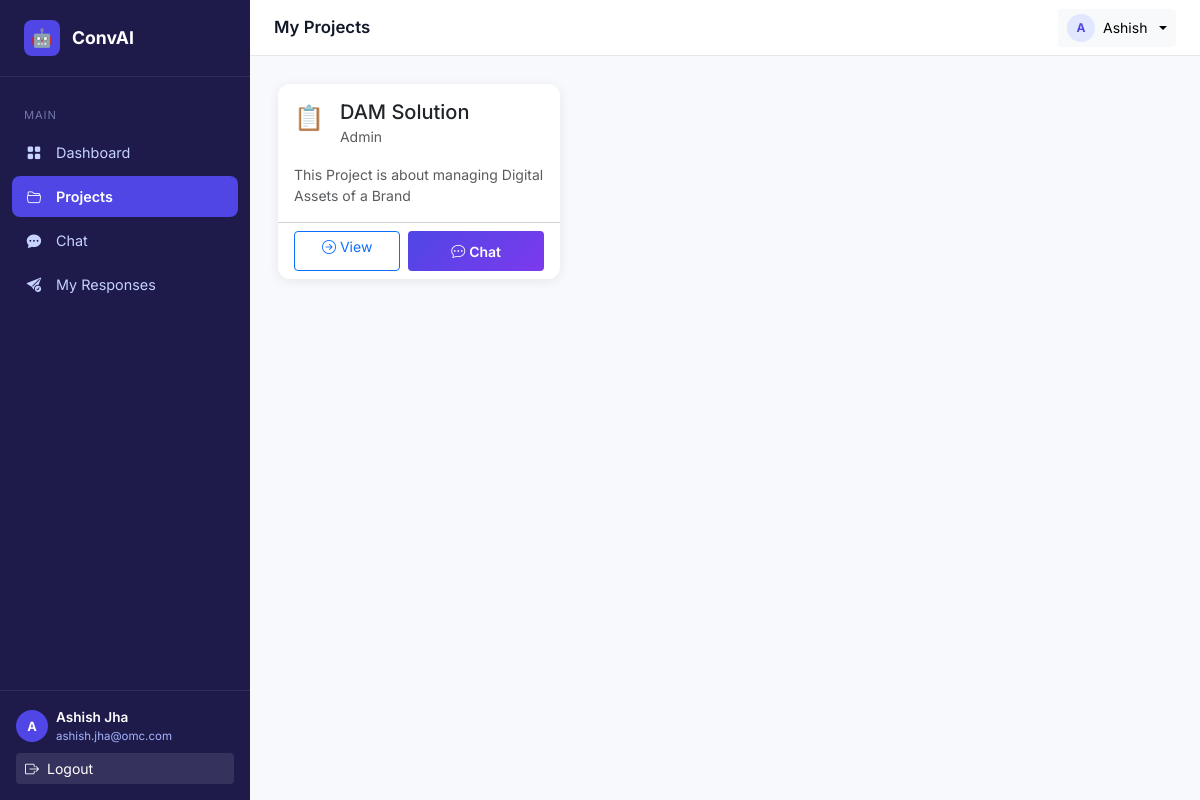
The page /projects/ (signed in) on the database as committed earlier.
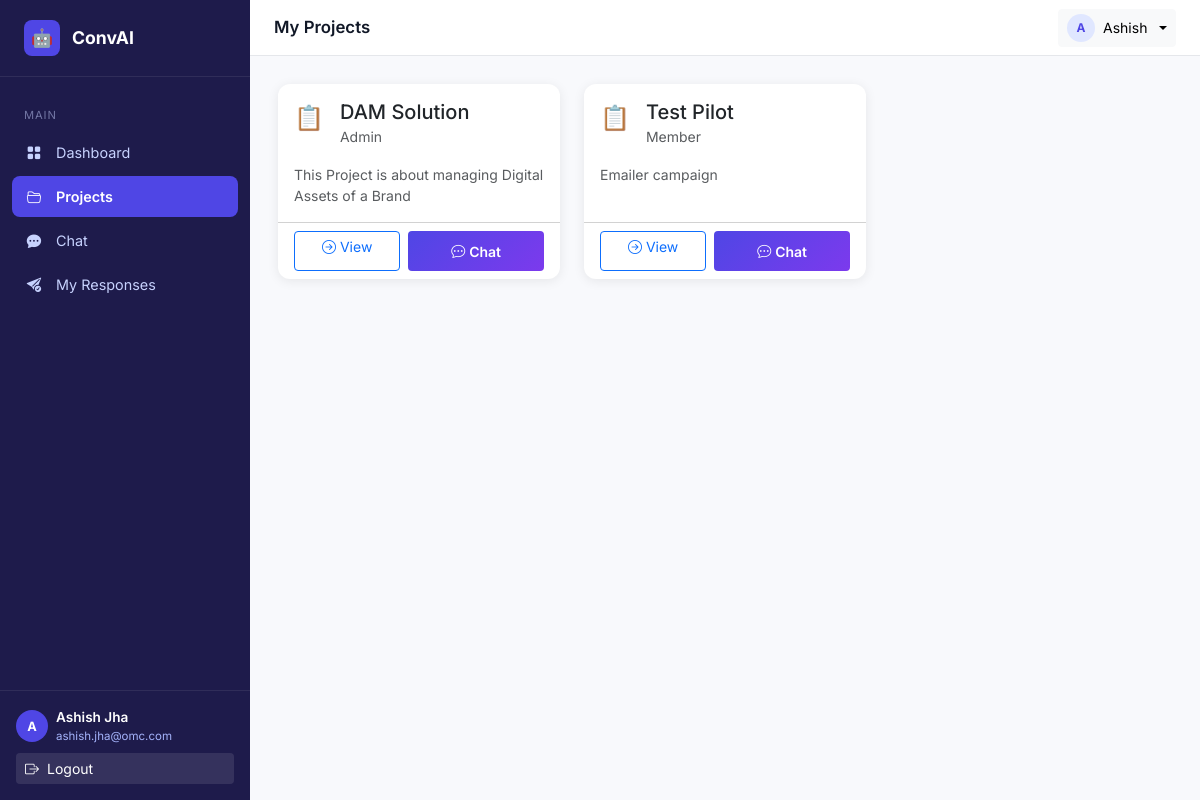
The same page on the database as committed later.
### apps/projects/models.py (models this page shows, shortened)
class UserProject(models.Model):
    ROLE_CHOICES = (
        ('member', 'Member'),
        ('admin', 'Admin'),
    )
    user = models.ForeignKey(User, on_delete=models.CASCADE, related_name='user_projects')
    project = models.ForeignKey(Project, on_delete=models.CASCADE, related_name='members')
    role = models.CharField(max_length=20, choices=ROLE_CHOICES, default='member')
    joined_at = models.DateTimeField(auto_now_add=True)
    class Meta:
        db_table = 'user_project'
        verbose_name = 'User Project'
        verbose_name_plural = 'User Projects'
        unique_together = ('user', 'project')

class Project(models.Model):
    owner = models.ForeignKey(User, on_delete=models.CASCADE, related_name='owned_projects')
    name = models.CharField(max_length=255)
    description = models.TextField(blank=True, null=True)
    is_active = models.BooleanField(default=True)
    created_at = models.DateTimeField(auto_now_add=True)
    updated_at = models.DateTimeField(auto_now=True)
    class Meta:
        db_table = 'project'
        verbose_name = 'Project'
        verbose_name_plural = 'Projects'
        ordering = ['-created_at']

### apps/frontend/views.py (the view)
    def wrapper(request, *args, **kwargs):
        if not request.user.is_authenticated:
            return redirect('frontend:login')
        return view_func(request, *args, **kwargs)

### apps/frontend/views.py (called while the page is built)
def login_required_decorator(view_func):
    def wrapper(request, *args, **kwargs):
        if not request.user.is_authenticated:
            return redirect('frontend:login')
        return view_func(request, *args, **kwargs)
    return wrapper

@login_required_decorator
def user_projects(request):
    user_projects = UserProject.objects.filter(user=request.user).select_related('project')
    context = {
        'projects': user_projects,
    }
    return render(request, 'user/projects.html', context)

### templates/user/projects.html (shortened to what this page needs)
{% extends "base.html" %}
{% block page_title %}My Projects{% endblock %}
{% block nav_projects %}active{% endblock %}
{% block content %}
<div class="row g-4">
  {% for user_project in projects %}
  <div class="col-md-6 col-lg-4">
    <div class="card h-100">
      <div class="card-body">
        <div class="d-flex align-items-start gap-3 mb-3">
          <div style="font-size: 1.5rem;">📋</div>
          <div class="flex-grow-1">
            <h5 class="card-title mb-0">{{ user_project.project.name }}</h5>
            <small class="text-muted">{{ user_project.get_role_display }}</small>
          </div>
        </div>
        <p class="card-text text-muted small">{{ user_project.project.description|truncatewords:15 }}</p>
      </div>
      <div class="card-footer bg-transparent d-flex gap-2">
        <a href="{% url 'frontend:user_project_detail' user_project.project.id %}" class="btn btn-sm btn-outline-primary flex-fill">
          <i class="bi bi-arrow-right-circle me-1"></i>View
        </a>
        <a href="{% url 'frontend:user_chat' %}" class="btn btn-sm btn-primary flex-fill">
          <i class="bi bi-chat-dots me-1"></i>Chat
        </a>
      </div>
    </div>
  </div>
  {% endfor %}
</div>
{% endblock %}

Rows that differ between the two databases and show on the page:
added UserProject: project.name "Test Pilot", role "Member", project.description "Emailer campaign"
